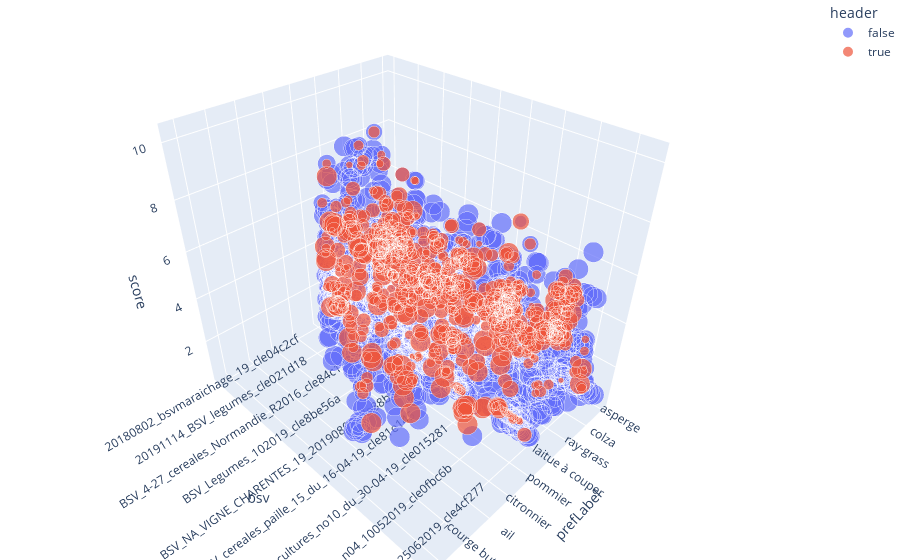

The notebook cell saved with this chart:
### Code cell
fig = px.scatter_3d(test, x='prefLabel', y='bsv', z='score',size='percentage',
              color='header')
fig.update_layout(margin=dict(l=0, r=0, b=0, t=0))
fig.show()

### Figure 1 — Plotly figure (JSON) as saved in the notebook; plotly's stock layout.template omitted (floating-point values rounded to 4 significant figures; data arrays with more than 128 entries replaced by an {"elided": "..."} marker saying what was removed)
{"data": [{"hovertemplate": "header=false<br>prefLabel=%{x}<br>bsv=%{y}<br>score=%{z}<br>percentage=%{marker.size}<extra></extra>", "legendgroup": "false", "marker": {"color": "#636efa", "size": {"elided": "2226 float values"}, "sizemode": "area", "sizeref": 0.25, "symbol": "circle"}, "mode": "markers", "name": "false", "scene": "scene", "showlegend": true, "type": "scatter3d", "x": {"elided": "2226 str values"}, "y": {"elided": "2226 str values"}, "z": {"elided": "2226 float values"}}, {"hovertemplate": "header=true<br>prefLabel=%{x}<br>bsv=%{y}<br>score=%{z}<br>percentage=%{marker.size}<extra></extra>", "legendgroup": "true", "marker": {"color": "#EF553B", "size": {"elided": "2226 float values"}, "sizemode": "area", "sizeref": 0.25, "symbol": "circle"}, "mode": "markers", "name": "true", "scene": "scene", "showlegend": true, "type": "scatter3d", "x": {"elided": "2226 str values"}, "y": {"elided": "2226 str values"}, "z": {"elided": "2226 float values"}}], "layout": {"legend": {"itemsizing": "constant", "title": {"text": "header"}, "tracegroupgap": 0}, "margin": {"b": 0, "l": 0, "r": 0, "t": 0}, "scene": {"domain": {"x": [0, 1], "y": [0, 1]}, "xaxis": {"title": {"text": "prefLabel"}}, "yaxis": {"title": {"text": "bsv"}}, "zaxis": {"title": {"text": "score"}}}}}
